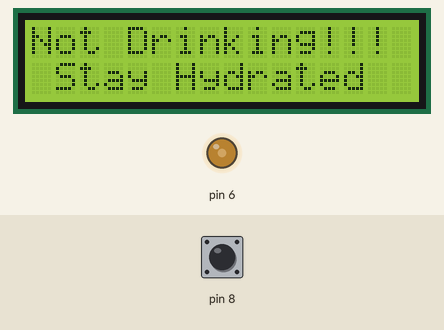
The sketch below on a simulated Arduino Uno, built with avr-gcc and run on an emulated ATmega328P. Parts: 16×2 character LCD, output pins drawn as LEDs (lit = HIGH). The inputs (shaded band) are chosen by the test bench; at power-on: pin 8 HIGH. What the sketch prints to the serial monitor is not drawn.

Above: at 1.2 s.
1.3 s: pin 8 pulled LOW for 0.15 s
At 1.37 s:
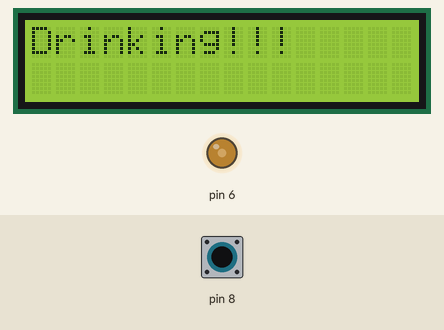
2.9 s: pin 8 pulled LOW for 3.2 s
Timing chart, 0 to 5.9 s (numbered marks = the images above; inputs shaded):
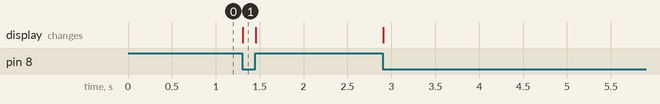

Measured:
- after the input at 1.3 s, the display: changes at once (image 1)

The sketch:

Final_bottle_mechanism.ino
```cpp
#include <LiquidCrystal.h>

LiquidCrystal lcd(12, 11, 5, 4, 3, 2);

int current_state=0;
int prev_state=0;
int count=0;

void setup()
{
  Serial.begin(9600);

  //tilt switch
  pinMode(8, INPUT);
  digitalWrite(8, HIGH);

  //LCD screen
  analogWrite(6, 100);
  lcd.begin(16, 2);

}

void loop()
{
  current_state=digitalRead(8); //HIGH when not pressed, LOW when pressed

  if(current_state != prev_state){    //prevents count growing continuosly
    if(current_state==HIGH){      //switch NOT pressed
      //tilt switch
      Serial.print(count);
      Serial.print(", NOT Drink");

      //LCD print
      lcd.setCursor(0, 0);
      lcd.print("Not Drinking!!!");
      lcd.setCursor(0, 10);
      lcd.print(" Stay Hydrated");
      }
    else{     //sqitch pressed
      count++;
      Serial.print(count);
      Serial.print(", Drink");

      //LCD print
      lcd.setCursor(0, 0);
      lcd.print("Drinking!!!    ");
      lcd.setCursor(0, 10);
      lcd.print("                         ");
      }
    Serial.print("\n");
    }
    prev_state=current_state;

}
```
